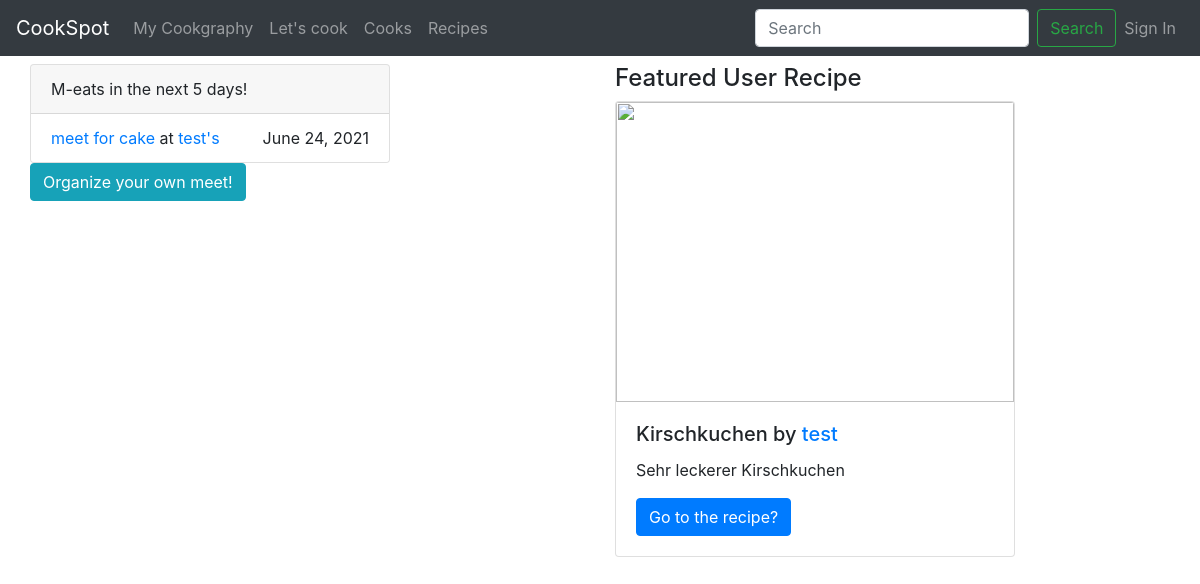
The page / on the database its author committed.
### CookSpot/models.py (models this page shows, shortened)
class Meets(models.Model):
    user = models.ForeignKey(User, on_delete=models.CASCADE)
    recipe = models.ForeignKey(Recipe, on_delete=models.CASCADE)
    name = models.CharField(max_length=254)
    date = models.DateField()
    desc = models.TextField()

class Recipe(models.Model):
    user = models.ForeignKey(User, on_delete=models.CASCADE)
    name = models.CharField(max_length=254)
    description = models.TextField()
    image = models.URLField()
    tags = models.CharField(max_length=254)
    difficulty = models.CharField(max_length=254)
    preparationtime = models.CharField(max_length=254)
    cookingtime = models.CharField(max_length=254)
    instructions = models.TextField()

### CookSpot/views.py (the view)
# urls.py: path("", views.homepage, name="home"),
def homepage(response):
    recipe = Recipe.objects.all()[rand.randint(0,len(Recipe.objects.all()))]
    meets = []
    for x in range(0, 5):
      day = (today + datetime.timedelta(days=x))
      for meet in Meets.objects.all():
        if meet.date == day:
          meets.append(meet)
    return render(response, "homepage.html", {'recipe': recipe,'meets': meets})

### templates/homepage.html (shortened to what this page needs)
{% extends "index.html" %}
{% block content %}
<div class="container-fluid ">
  <div class="row py-2">
    <div class="col-sm-12 col-md-4 ">
      <div class="card">
        <div class="card-header">
          M-eats in the next 5 days!
        </div>
        <ul class="list-group list-group-flush">
          {% for meet in meets %}
            {% if user.is_authenticated %}
              <li class="list-group-item"><a href="/{{meet.user}}/meet/{{meet.name}}">{{meet.name}}</a> at <a href="/{{meet.user}}/myprofile">{{meet.user}}'s</a>
                <span style="float:right;"> {{meet.date}} </span>
              </li>
            {% else %}
              <li class="list-group-item"><a href="/accounts/login">{{meet.name}}</a> at <a href="/accounts/login">{{meet.user}}'s</a>
                <span style="float:right;"> {{meet.date}} </span>
              </li>
            {% endif %}
          {% endfor %}
        </ul>
      </div>
      <a id="meetButton" class="btn btn-info" href="/{{user.username}}/newmeet">Organize your own meet!</a></p>
    </div>
    <div class="col-6 offset-md-2">
      <div class="row">
        <div class="col-auto">
          <h4>Featured User Recipe</h4>
          <div class="card" style="width: 25rem;">
            <img class="card-img-top"
              {% if recipe.image != ""%}
              src="{{recipe.image}}"
              {% else %}
              src="https://upload.wikimedia.org/wikipedia/commons/thumb/6/65/No-Image-Placeholder.svg/488px-No-Image-Placeholder.svg.png"
              {% endif %}
              height="300"
            >
            <div class="card-body">
              <h5 class="card-title">{{recipe.name}}  by <a href="{% url 'web:myprofile' recipe.user %}">{{recipe.user}}</a></h5>
              <p class="card-text">{{recipe.description}}</p>
              {% if user.is_authenticated %}
              <a href="/{{user.username}}/recipe/{{recipe.name}}" class="btn btn-primary">Go to the recipe?</a>
              {% else %}
              <a href="/accounts/login" class="btn btn-primary">Go to the recipe?</a>
              {% endif %}
            </div>
          </div>
        </div>
      </div>
    </div>
  </div>
</div>
{% endblock %}

### rows shown on the page
Meets: name "meet for cake", user "test", date "June 24, 2021"
Recipe: name "Kirschkuchen", user "test", description "Sehr leckerer Kirschkuchen"
